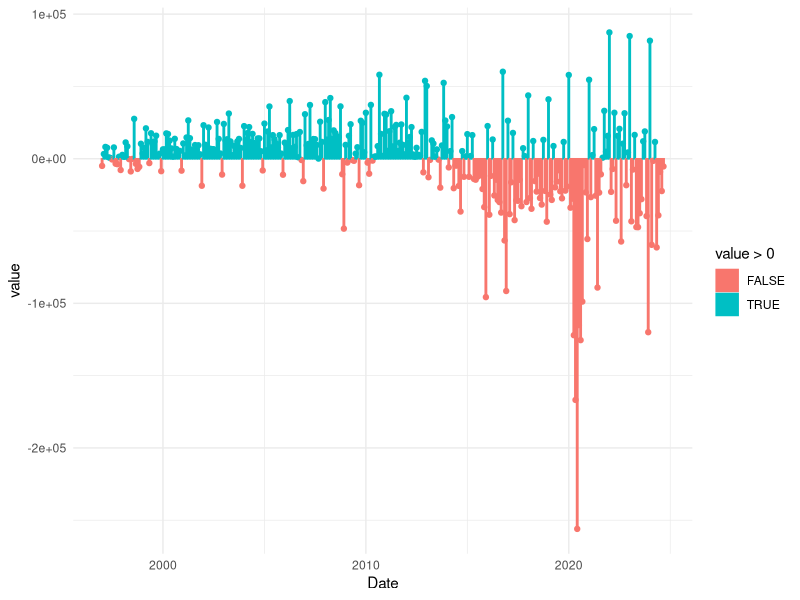
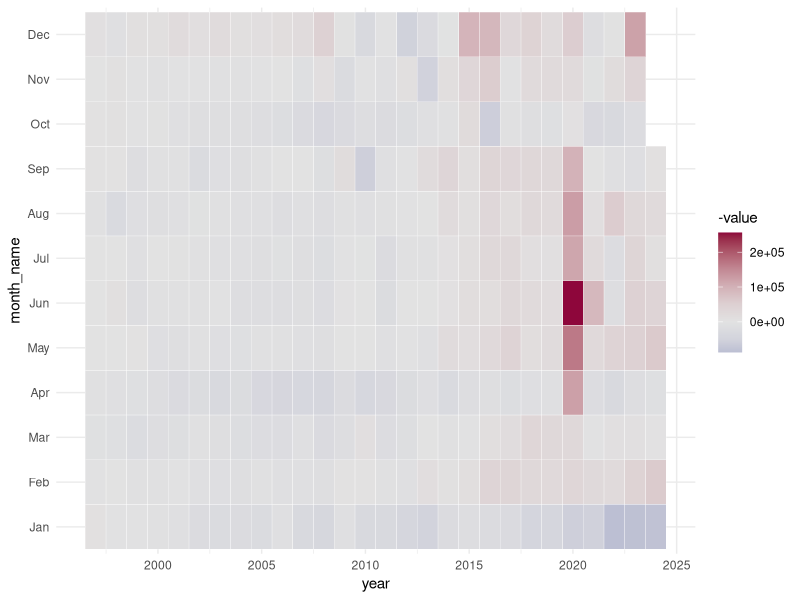
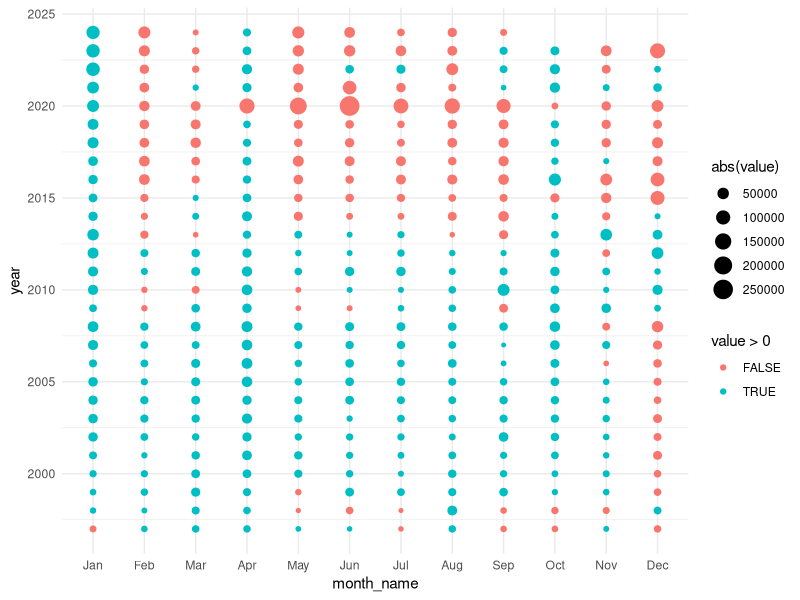
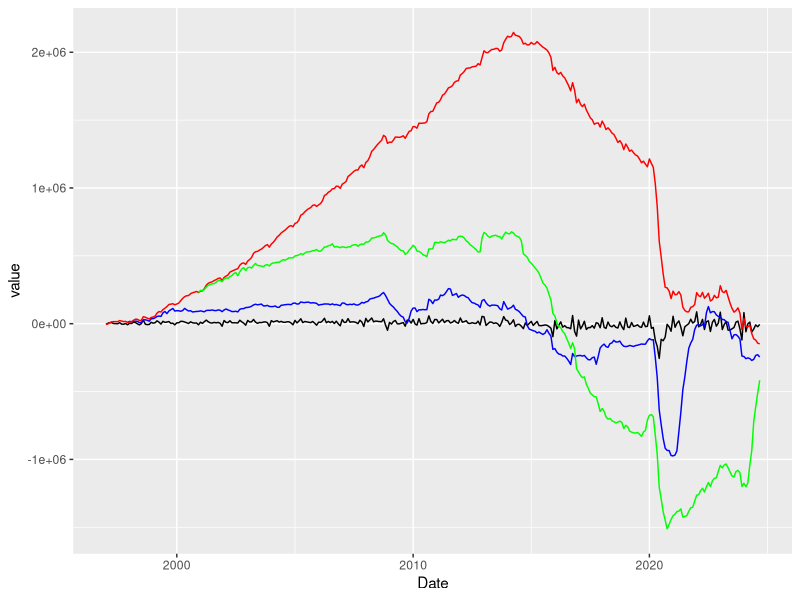
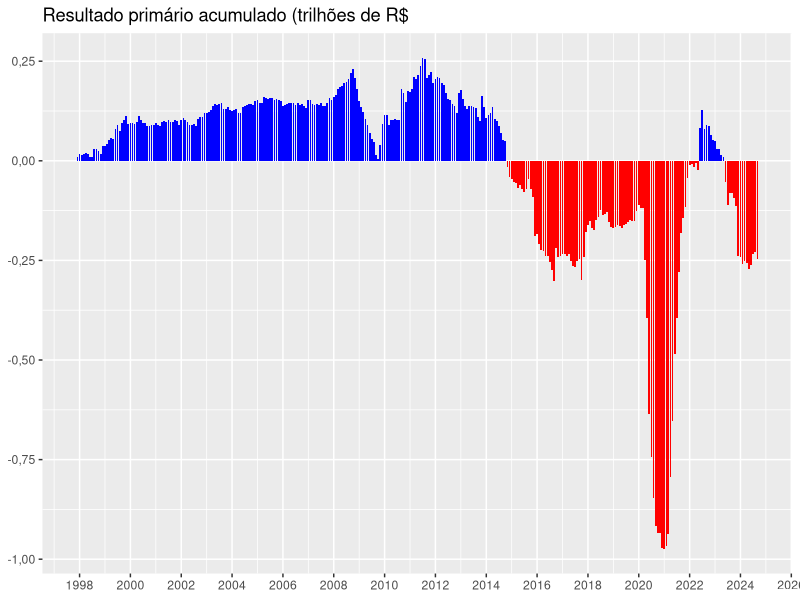
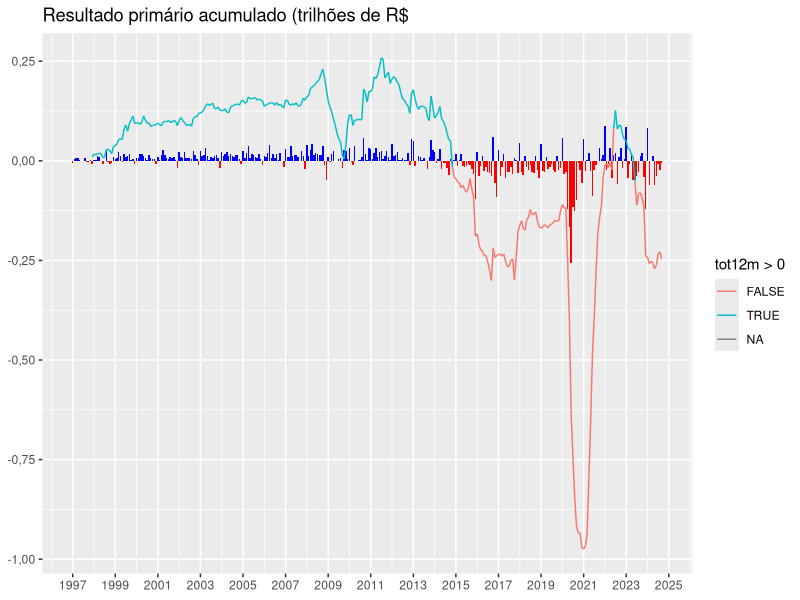

Reproduce these figures in R, in order.
library(tidyverse)
library(readxl)
library(lubridate)
library(colorspace)
library(zoo)

Sys.setlocale(locale = "pt-BR")
#readxl::excel_sheets('./data/sh-rtn.xlsx')
raw_data <- read_excel('./data/sh-rtn.xlsx', sheet = "1.1-A", skip = 4)

data_010 <- raw_data %>% 
  gather(-1, key = "Date", value = "value") %>%
  mutate(Date = as.Date(as.numeric(Date), origin = "1899-12-30"))

result <- data_010 %>%
  filter(Discriminação == "5. RESULTADO PRIMÁRIO GOVERNO CENTRAL - ACIMA DA LINHA (3 - 4)") %>%
  select(-1) %>%
  mutate(month = lubridate::month(Date),
         month_name = lubridate::month(Date, label = T),
         year = lubridate::year(Date))

ggplot(result, aes(x = Date, y = value, 
                   color = value > 0,
                   fill = value > 0)) +
  geom_point() +
  geom_col() +
  theme_minimal()

ggplot(result, aes(x = year, y = month_name, fill = -value))+
                   #fill = value > 0, alpha = abs(value))) +
  geom_tile(color = "white") +
  scale_fill_continuous_diverging(palette = "Blue-Red") +
  theme_minimal()

ggplot(result, aes(
  x = month_name, 
  y = year, 
  color = value > 0, 
  size = abs(value)) ) +
  #fill = value > 0, alpha = abs(value))) +
  geom_point() +
  theme_minimal()


reslt_acum <- result %>%
  mutate(
    tot = cumsum(value),
    tot12m = zoo::rollsum(value, k = 12, fill = NA, align = "right"),
    tot48m = zoo::rollsum(value, k = 48, fill = NA, align = "right")
  )

ggplot(reslt_acum) +
  geom_line(aes(x = Date, y = value)) +
  geom_line(aes(x = Date, y = tot12m), color = "blue") +
  geom_line(aes(x = Date, y = tot), color = "red") +
  geom_line(aes(x = Date, y = tot48m), color = "green")


ggplot(reslt_acum) +
  #geom_area(aes(x = Date, y = tot, color = tot > 0)) +
  #geom_ribbon(aes(x = Date, ymin = 0, ymax = ifelse(tot > 0, tot, 0)), fill = "steelblue") +
  #geom_ribbon(aes(x = Date, ymax = 0, ymin = ifelse(tot <= 0, tot, 0)), fill = "firebrick") +
  geom_col(aes(x = Date, y = ifelse(tot12m > 0, tot12m, 0)), fill = "blue") + 
  geom_col(aes(x = Date, y = ifelse(tot12m <= 0, tot12m, 0)), fill = "red") + 
  #linerange fica legal tb
  scale_x_date(date_breaks = "2 years", date_labels = "%Y") +
  labs(x = NULL, y = NULL, title = "Resultado primário acumulado (trilhões de R$") +
  scale_y_continuous(labels = function(x) {format(x/1000000, big.mark = ".", decimal.mark = ",")})


ggplot(reslt_acum) +
  #geom_area(aes(x = Date, y = tot, color = tot > 0)) +
  #geom_ribbon(aes(x = Date, ymin = 0, ymax = ifelse(tot > 0, tot, 0)), fill = "steelblue") +
  #geom_ribbon(aes(x = Date, ymax = 0, ymin = ifelse(tot <= 0, tot, 0)), fill = "firebrick") +
  geom_col(aes(x = Date, y = ifelse(value > 0, value, 0)), fill = "blue") + 
  geom_col(aes(x = Date, y = ifelse(value <= 0, value, 0)), fill = "red") + 
  geom_line(aes(x = Date, y = tot12m, color = tot12m > 0, group = 1)) + #sem o group = 1 ele divide a linha
  #geom_ribbon(aes(x = Date, ymax = 0, ymin = ifelse(tot <= 0, tot, 0)), fill = "firebrick") +
  scale_x_date(date_breaks = "2 years", date_labels = "%Y") +
  labs(x = NULL, y = NULL, title = "Resultado primário acumulado (trilhões de R$") +
  scale_y_continuous(labels = function(x) {format(x/1000000, big.mark = ".", decimal.mark = ",")})
